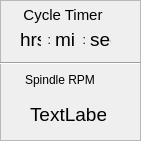
   <widget class="QFrame" name="frame_4">
    <property name="geometry">
     <rect>
      <x>780</x>
      <y>30</y>
      <width>141</width>
      <height>141</height>
     </rect>
    </property>
    <property name="frameShape">
     <enum>QFrame::StyledPanel</enum>
    </property>
    <property name="frameShadow">
     <enum>QFrame::Raised</enum>
    </property>
    <widget class="QLabel" name="timerhrs">
     <property name="geometry">
      <rect>
       <x>20</x>
       <y>30</y>
       <width>21</width>
       <height>19</height>
      </rect>
     </property>
     <property name="font">
      <font>
       <pointsize>14</pointsize>
      </font>
     </property>
     <property name="text">
      <string>hrs</string>
     </property>
     <property name="function" stdset="0">
      <string>hal_pin</string>
     </property>
     <property name="pin_name" stdset="0">
      <string>timer0_hrs</string>
     </property>
     <property name="hal_type" stdset="0">
      <string>HAL_U32</string>
     </property>
     <property name="hal_dir" stdset="0">
      <string>HAL_IN</string>
     </property>
    </widget>
    <widget class="QLabel" name="label_42">
     <property name="geometry">
      <rect>
       <x>40</x>
       <y>30</y>
       <width>11</width>
       <height>19</height>
      </rect>
     </property>
     <property name="text">
      <string>:</string>
     </property>
     <property name="alignment">
      <set>Qt::AlignRight|Qt::AlignTrailing|Qt::AlignVCenter</set>
     </property>
    </widget>
    <widget class="QLabel" name="label_45">
     <property name="geometry">
      <rect>
       <x>75</x>
       <y>30</y>
       <width>11</width>
       <height>19</height>
      </rect>
     </property>
     <property name="text">
      <string>:</string>
     </property>
     <property name="alignment">
      <set>Qt::AlignRight|Qt::AlignTrailing|Qt::AlignVCenter</set>
     </property>
    </widget>
    <widget class="QLabel" name="timermin">
     <property name="geometry">
      <rect>
       <x>55</x>
       <y>30</y>
       <width>21</width>
       <height>19</height>
      </rect>
     </property>
     <property name="font">
      <font>
       <pointsize>14</pointsize>
      </font>
     </property>
     <property name="text">
      <string>min</string>
     </property>
     <property name="function" stdset="0">
      <string>hal_pin</string>
     </property>
     <property name="pin_name" stdset="0">
      <string>timer0_min</string>
     </property>
     <property name="hal_type" stdset="0">
      <string>HAL_U32</string>
     </property>
     <property name="hal_dir" stdset="0">
      <string>HAL_IN</string>
     </property>
    </widget>
    <widget class="QLabel" name="timersec">
     <property name="geometry">
      <rect>
       <x>90</x>
       <y>30</y>
       <width>21</width>
       <height>19</height>
      </rect>
     </property>
     <property name="font">
      <font>
       <pointsize>14</pointsize>
      </font>
     </property>
     <property name="text">
      <string>sec</string>
     </property>
     <property name="function" stdset="0">
      <string>hal_pin</string>
     </property>
     <property name="pin_name" stdset="0">
      <string>timer0_sec</string>
     </property>
     <property name="hal_type" stdset="0">
      <string>HAL_U32</string>
     </property>
     <property name="hal_dir" stdset="0">
      <string>HAL_IN</string>
     </property>
    </widget>
    <widget class="QLabel" name="label_34">
     <property name="geometry">
      <rect>
       <x>10</x>
       <y>5</y>
       <width>106</width>
       <height>19</height>
      </rect>
     </property>
     <property name="font">
      <font>
       <pointsize>11</pointsize>
      </font>
     </property>
     <property name="text">
      <string>Cycle Timer</string>
     </property>
     <property name="alignment">
      <set>Qt::AlignCenter</set>
     </property>
    </widget>
    <widget class="QLabel" name="label_39">
     <property name="geometry">
      <rect>
       <x>25</x>
       <y>70</y>
       <width>91</width>
       <height>19</height>
      </rect>
     </property>
     <property name="text">
      <string>Spindle RPM</string>
     </property>
    </widget>
    <widget class="QLabel" name="spindlespeed">
     <property name="geometry">
      <rect>
       <x>30</x>
       <y>105</y>
       <width>76</width>
       <height>19</height>
      </rect>
     </property>
     <property name="font">
      <font>
       <pointsize>14</pointsize>
      </font>
     </property>
     <property name="text">
      <string>TextLabel</string>
     </property>
     <property name="function" stdset="0">
      <string>hal_pin</string>
     </property>
     <property name="pin_name" stdset="0">
      <string>spindle_rpm</string>
     </property>
     <property name="hal_type" stdset="0">
      <string>HAL_FLOAT</string>
     </property>
     <property name="hal_dir" stdset="0">
      <string>HAL_IN</string>
     </property>
     <property name="precision" stdset="0">
      <string>0</string>
     </property>
    </widget>
    <widget class="Line" name="line">
     <property name="geometry">
      <rect>
       <x>0</x>
       <y>55</y>
       <width>141</width>
       <height>16</height>
      </rect>
     </property>
     <property name="orientation">
      <enum>Qt::Horizontal</enum>
     </property>
    </widget>
   </widget>
